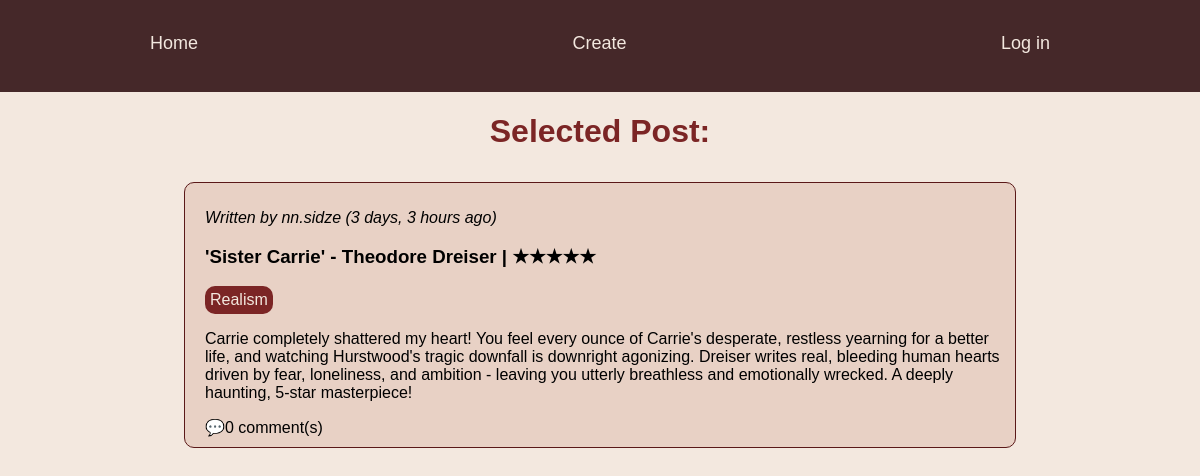
The page /review/9/ on the database as committed earlier.
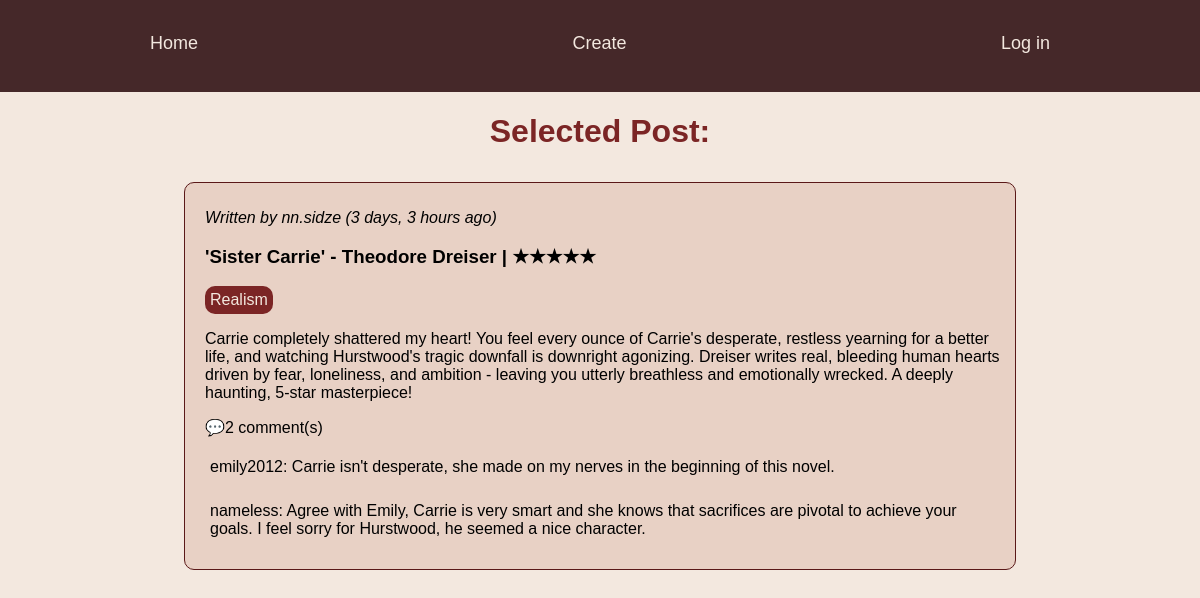
The same page on the database as committed later.
### books/models.py (models this page shows, shortened)
class Review(models.Model):
    user = models.ForeignKey(User, on_delete = models.CASCADE)
    book = models.ForeignKey(Book, on_delete = models.CASCADE)
    rating = models.IntegerField(
        default = 5,
        validators=[MinValueValidator(1), MaxValueValidator(5)]
    )
    def stars(self):
            return "★" * self.rating + "☆" * (5 - self.rating)
    content = models.TextField()
    created_at = models.DateTimeField(auto_now_add=True)

class Book(models.Model):
    author = models.ForeignKey(Author, on_delete = models.CASCADE)
    title = models.CharField(max_length=200)
    genre = models.ManyToManyField(Genre)

class Author(models.Model):
    name = models.CharField(max_length=30)
    surname = models.CharField(max_length=30)
    def __str__(self):
        return f"{self.name} {self.surname}"

class Genre(models.Model):
    genre_name = models.CharField(max_length=30, unique = True)

class Comment(models.Model):
    user = models.ForeignKey(User, on_delete = models.CASCADE)
    review_post = models.ForeignKey(Review, related_name = "comments", on_delete = models.CASCADE)
    comment = models.TextField()

### users/models.py (models this page shows)
class User(AbstractUser):
    pass

### mysite/views.py (the view)
# urls.py: path('review/<int:review_id>/', details_page, name ="details"),
def details_page(request,review_id):
    try:
        review = models.Review.objects.get(id=review_id)
    except models.Review.DoesNotExist:
        return redirect("home")
    comments = models.Comment.objects.filter(review_post= review_id)
    context = {
        "review": review,
        "comments": comments,
    }
    return render(request, "details.html", context)

### templates/details.html (shortened to what this page needs)
{% load static %}
<!DOCTYPE html>
<html lang="en">
<head>
    <link rel="stylesheet" href="{% static 'css/style.css' %}">
</head>
<body>
    <div class = "main-container sticky-header">
            <div class = "menu-items">
                <a class="menu-item" href="{% url 'home' %}">Home</a>
                <p class="menu-item">Create</p>
                    {%if request.user.is_authenticated%}
                    <form method = "POST" action="{%url 'logout'%}">
                        {%csrf_token%}
                        <button class = "logout menu-item">Log out</button>
                    </form>
                    {%else%}
                        <a href="{%url 'login'%}" class= "menu-item">Log in</a>
                    {%endif%}
            </div>
    </div>
    <div class = "greeting">
        <h1>Selected Post:</h1>
    </div>
    <div class = "posts-container ">
            <div class = "post-style">
                <p><i>Written by {{review.user.username}} ({{review.created_at|timesince}} ago)</i></p>
                <h3>'{{review.book.title}}' - {{review.book.author}} | {{review.stars}}</h3>
                    <div class = "genres">
                            <div class ="genre">
                                {% for genre in review.book.genre.all %}
                                {{ genre.genre_name }}{% if not forloop.last %}, {% endif %}
                            {% endfor %}
                            </div>
                    </div>
                <p>{{review.content}}</p>
                <span class="comments-count">💬{{review.comments.all|length}} comment(s)</span>
                <div class="comment-section">
                        {%for comment in review.comments.all%}
                        <div class="comment-details">
                            <p class="comment-items">
                            {{comment.user.username}}:
                            {{comment.comment}}
                            </p>
                        </div>
                    {%endfor%}
                </div>
            </div>
    </div>
</body>
</html>

### static/css/style.css (style rules this page uses)
body { font-family:'Gill Sans', 'Gill Sans MT', Calibri, 'Trebuchet MS', sans-serif; background-color: rgb(243, 232, 223); margin: 0; padding:0; }
a { color:black; text-decoration: none; }
.main-container { position: sticky; top:0; z-index: 1000; margin:auto; background-color: rgb(69, 40, 41); }
.menu-items { padding: 15px 150px 20px 150px; display: flex; align-items: center; justify-content: space-between; }
.menu-item { font-size:18px; color: rgb(243, 232, 223); }
.greeting { color:rgb(123, 37, 37); justify-content:center; display:flex; }
.posts-container { width:auto; height:fit-content; display:grid; justify-content: center; }
.post-style { background-color:rgb(232, 209, 197); width:800px; height:fit-content; justify-content:left; padding: 10px 10px 10px 20px ; border-radius: 10px; border: 1px solid rgb(90, 24, 24); margin: 10px 0 10px 0; }
.genre { border: 10px; width:fit-content; height:auto; background-color:rgb(123, 37, 37) ; border-radius: 10px; color:rgb(243, 232, 223); padding:5px; }
.comment-items { border-radius: 2px; border-radius:5px; padding:5px; }

Rows that differ between the two databases and show on the page:
computed for Review "Sister Carrie": comments.all|length "0" → "2"
added Comment: user.username "emily2012", comment "Carrie isn't desperate, she made on my nerves in the beginning of this novel."
added Comment: user.username "nameless", comment "Agree with Emily, Carrie is very smart and she knows that sacrifices are pivotal to achieve your goals. I feel sorry for Hurstwood, he seemed a nice character."
